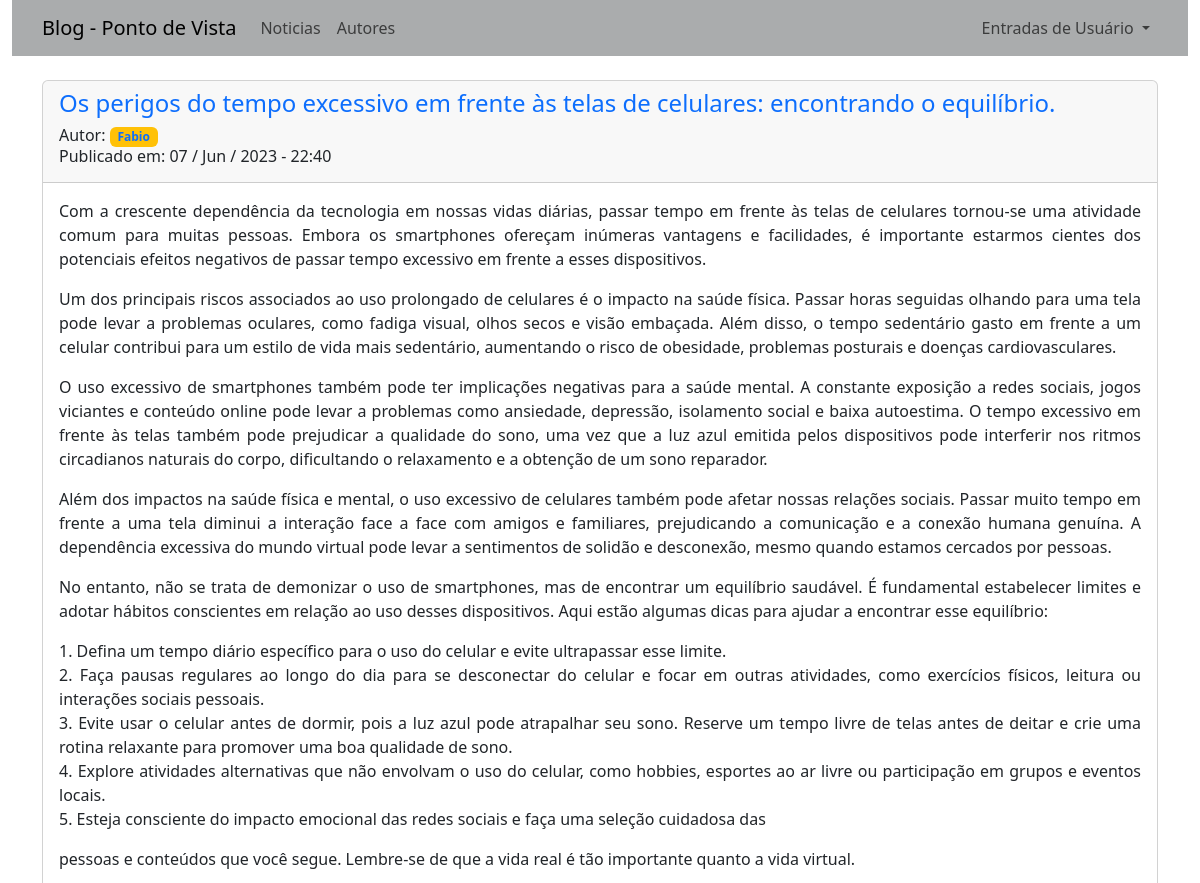
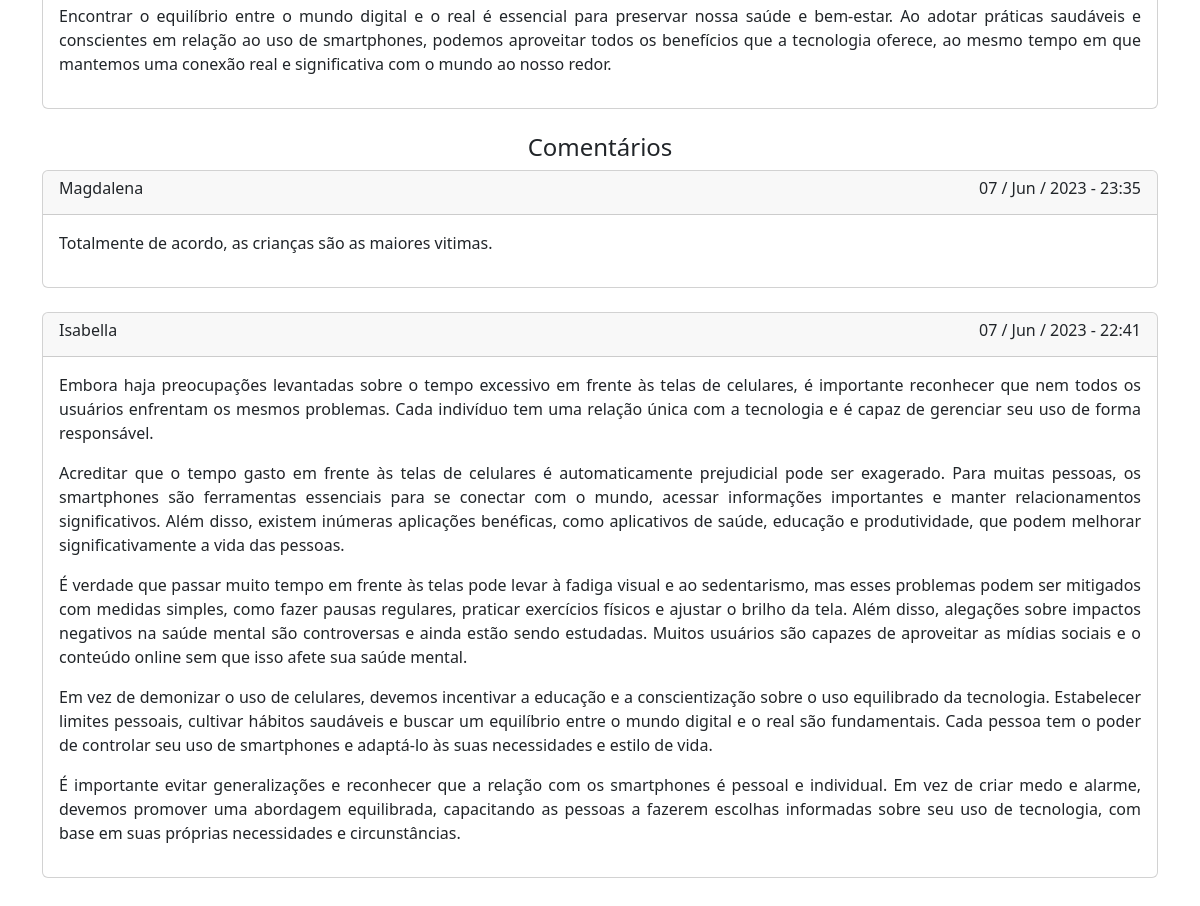
Page /noticias/6 on the committed database (2 pictures, top to bottom).
### app_noticias/models.py (models this page shows, shortened)
class Noticia(models.Model):
    titulo = models.CharField(max_length=100)
    sub_titulo = models.CharField(max_length=150)
    data = models.DateTimeField(auto_now_add=True)
    autor = models.ForeignKey(User, on_delete=models.CASCADE)
    texto = models.TextField()

class Comentario(models.Model):
    texto = models.TextField()
    noticia = models.ForeignKey(Noticia, on_delete=models.CASCADE)
    autor = models.ForeignKey(User, on_delete=models.CASCADE)
    data = models.DateTimeField(auto_now_add=True)

### app_noticias/views.py (the view)
# urls.py: path('noticias/<int:id>', views.noticia, name='noticia'),
def noticia(request, id):
    template = 'noticias/noticia.html'
    noticia = Noticia.objects.get(id=id)
    comentarios = Comentario.objects.filter(noticia=id).order_by('-data')
    context = {
        'noticia': noticia,
        'comentarios': comentarios
        }
    return render(request, template , context)

### app_noticias/templates/noticias/noticia.html
{% extends "noticias/base.html" %}
{% block content %}
    <div class="card">
        <div class="card-header">
            <div class="row">
                <div class="row">
                    <h4 class="text-primary">{{ noticia.titulo}}</h4>
                </div>
                <div class="row" >
                    <h6>
                        Autor: <span class="badge bg-warning"><a href="#" style="text-decoration: none;">{{ noticia.autor}}</a></span>
                        <br>
                        Publicado em: {{ noticia.data|date:'d / M / Y - H:i' }}
                    </h6>
                </div>
            </div>
        </div>
        <div class="card-body" style="text-align: justify;">
                {{ noticia.texto|linebreaks }}
        </div>
    </div>
    <br>
    <h4 style="text-align: center;"> Comentários </h4>
    {% for comentario in comentarios %}
        <div class="card">
            <div class="card-header">
                <div class='row'>
                    <div class="col" >
                        <h6> {{ comentario.autor}}</h6>
                    </div>
                    <div class="col" style="text-align: right;">
                        <h6> {{ comentario.data|date:'d / M / Y - H:i' }} </h6>
                    </div>
                </div>
            </div>
            <div class="card-body" style="text-align: justify;">
                <span>{{ comentario.texto|linebreaks}}</span>
            </div>
        </div>
        <br>
    {% empty %}
        <h5>Ainda não há comentários cadastrados.</h5>
    {% endfor %}
{% endblock %}

### rows in the picture
Noticia: titulo "Os perigos do tempo excessivo em frente às telas de celulares: encontrando o equilíbrio.", autor "Fabio", data "07 / Jun / 2023 - 22:40", texto "Com a crescente dependência da tecnologia em nossas vidas diárias, passar tempo em frente às telas de celulares tornou-se uma atividade comum para muitas pessoas. Embora os smartphones ofereçam inúmeras vantagens e facilidades, é importante estarmos cientes dos potenciais efeitos negativos de passar tempo excessivo em frente a esses dispositivos. Um dos principais riscos associados ao uso prolongado de celulares é o impacto na saúde física. Passar horas seguidas olhando para uma tela pode levar a problemas oculares, como fadiga visual, olhos secos e visão embaçada. Além disso, o tempo sedentário gasto em frente a um celular contribui para um estilo de vida mais sedentário, aumentando o…"
Comentario: autor "Magdalena", data "07 / Jun / 2023 - 23:35", texto "Totalmente de acordo, as crianças são as maiores vitimas."
Comentario: autor "Isabella", data "07 / Jun / 2023 - 22:41", texto "Embora haja preocupações levantadas sobre o tempo excessivo em frente às telas de celulares, é importante reconhecer que nem todos os usuários enfrentam os mesmos problemas. Cada indivíduo tem uma relação única com a tecnologia e é capaz de gerenciar seu uso de forma responsável. Acreditar que o tempo gasto em frente às telas de celulares é automaticamente prejudicial pode ser exagerado. Para muitas pessoas, os smartphones são ferramentas essenciais para se conectar com o mundo, acessar informações importantes e manter relacionamentos significativos. Além disso, existem inúmeras aplicações benéficas, como aplicativos de saúde, educação e produtividade, que podem melhorar significativamente…"
